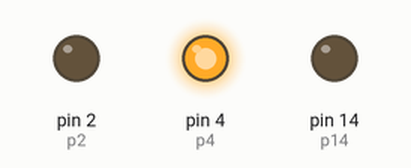
Simulated run of this program. Board: MicroPython board. Parts: output pins drawn as LEDs (lit = HIGH).

Above: at 0.1 s.
At 0.55 s:
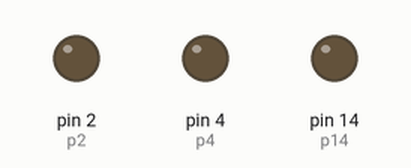
At 1.3 s:
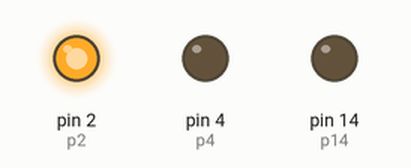
At 2.5 s:
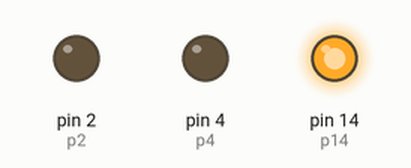
Timing chart, 0 to 3.0 s (numbered marks = the images above):
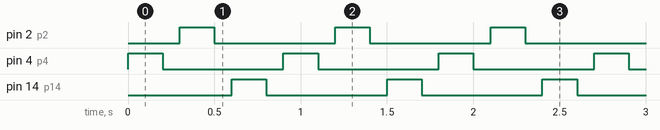

The program:

marquee_code.py
```python
from machine import Pin
from time import sleep

p4 = Pin(4,Pin.OUT)
p4.value(False)
p2 = Pin(2,Pin.OUT)
p2.value(False)
p14 = Pin(14,Pin.OUT)
p14.value(False)

while True:
        p4.value(True)
        sleep(0.2)
        p4.value(False)
        sleep(0.1)
        p2.value(True)
        sleep(0.2)
        p2.value(False)
        sleep(0.1)
        p14.value(True)
        sleep(0.2)
        p14.value(False)
        sleep(0.1)
```

Measured:
- by itself, pin 2 (p2), pin 4 (p4), pin 14 (p14): alternates HIGH for 0.20 s and LOW for 0.70 s
- by itself, everything shown: repeats every 0.90 s, in 6 steps
